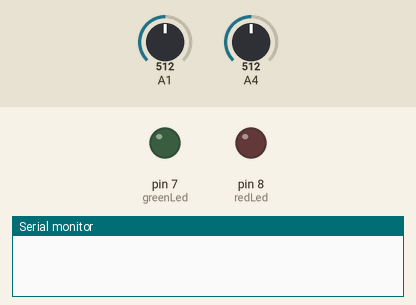
The sketch below on a simulated Arduino Uno, built for the host (arithmetic inside an expression is 32-bit, double 64-bit). Shown: output pins drawn as LEDs (lit = HIGH), the last lines printed to the serial monitor. The test bench sets the inputs (shaded band); at power-on: A1 = 512, A4 = 512. WiFi joins after 1.5 s; servers stay silent unless stated; uploads are accepted with an empty reply.

Above: at 1.6 s.
At 10.3 s:
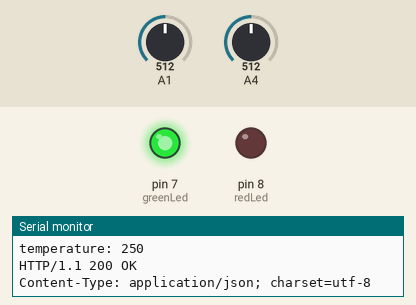
Timing chart, 0 to 11.8 s (numbered marks = the images above):
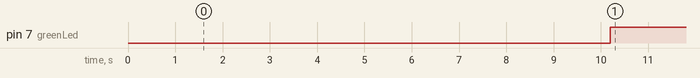

The sketch:

cosm_Light_Temp_csv.ino
```cpp
 /*
  Cosm sensor client

 This sketch connects an analog sensor to Cosm (http://www.cosm.com)
 using a Wiznet Ethernet shield. You can use the Arduino Ethernet shield, or
 the Adafruit Ethernet shield, either one will work, as long as it's got
 a Wiznet Ethernet module on board.

 This example has been updated to use version 2.0 of the Cosm.com API.
 To make it work, create a feed with a datastream, and give it the ID
 sensor1. Or change the code below to match your feed.


 Circuit:
 * Analog sensor attached to analog in 0
 * Ethernet shield attached to pins 10, 11, 12, 13

 created 15 March 2010
 updated 16 Mar 2012
 by Tom Igoe with input from Usman Haque and Joe Saavedra

http://arduino.cc/en/Tutorial/PachubeClient
 This code is in the public domain.

 */

#include <SPI.h>
#include <Ethernet.h>

#define APIKEY         "XXXXXXXXXXX" // your cosm api key
#define FEEDID         66484 // your feed ID
#define USERAGENT      "Cosm Arduino Example (66484)" // user agent is the project name

// assign a MAC address for the ethernet controller.
// Newer Ethernet shields have a MAC address printed on a sticker on the shield
// fill in your address here:
byte mac[] = { 0xDE, 0xAD, 0xBE, 0xEF, 0xFE, 0xED};

// fill in an available IP address on your network here,
// for manual configuration:
IPAddress ip(10,0,1,20);
// initialize the library instance:
EthernetClient client;

// if you don't want to use DNS (and reduce your sketch size)
// use the numeric IP instead of the name for the server:
IPAddress server(216,52,233,121);      // numeric IP for api.cosm.com
//char server[] = "api.cosm.com";   // name address for cosm API

unsigned long lastConnectionTime = 0;          // last time you connected to the server, in milliseconds
boolean lastConnected = false;                 // state of the connection last time through the main loop
const unsigned long postingInterval = 10*1000; //delay between updates to Cosm.com

int redLed = 8; // led 8
int greenLed = 7;

void setup() {
  // start serial port:
  Serial.begin(9600);
 // start the Ethernet connection:
  if (Ethernet.begin(mac) == 0) {
    Serial.println("Failed to configure Ethernet using DHCP");
    // DHCP failed, so use a fixed IP address:
    Ethernet.begin(mac, ip);
  }

  pinMode(redLed, OUTPUT);
  pinMode(greenLed, OUTPUT);
}

void loop() {
  // read the analog sensor:
  int sensorReading = analogRead(A1);
  int tempReading = analogRead(A4);

  // if there's incoming data from the net connection.
  // send it out the serial port.  This is for debugging
  // purposes only:
  if (client.available()) {
    char c = client.read();
    Serial.print(c);
  }

  // if there's no net connection, but there was one last time
  // through the loop, then stop the client:
  if (!client.connected() && lastConnected) {
    Serial.println();
    Serial.println("disconnecting.");
    client.stop();
  }

  // if you're not connected, and ten seconds have passed since
  // your last connection, then connect again and send data:
  if(!client.connected() && (millis() - lastConnectionTime > postingInterval)) {
    sendData(sensorReading, tempReading);
  }
  // store the state of the connection for next time through
  // the loop:
  lastConnected = client.connected();
}

// this method makes a HTTP connection to the server:
void sendData(int lightData, int tempData) {

  //convert temperature!
  tempData = (5.0*tempData*100.0)/1024.0;

  // if there's a successful connection:
  if (client.connect(server, 80)) {
    Serial.println("connecting...");
    // send the HTTP PUT request:
    client.print("PUT /v2/feeds/");
    client.print(FEEDID);
    client.println(".csv HTTP/1.1");
    client.println("Host: api.cosm.com");
    client.print("X-ApiKey: ");
    client.println(APIKEY);
    client.print("User-Agent: ");
    client.println(USERAGENT);
    client.print("Content-Length: ");

    // calculate the length of the sensor reading in bytes:
    // 8 bytes for "sensor1," + number of digits of the data:
    int thisLength = 8 + getLength(lightData) + 8 + getLength(tempData);
    client.println(thisLength);

    // last pieces of the HTTP PUT request:
    client.println("Content-Type: text/csv");
    client.println("Connection: close");
    client.println();

    // here's the actual content of the PUT request:
      client.print("light, ");
      client.println(lightData);
      client.print("temperature, ");
      client.println(tempData);

      Serial.print("light: ");
      Serial.println(lightData);
      Serial.print("temperature: ");
      Serial.println(tempData);

    //here's the green led blinking --> means everything worked well

      digitalWrite(greenLed, HIGH);
      digitalWrite(redLed, LOW);
  }
  else {
    // if you couldn't make a connection:
    Serial.println("connection failed");
    Serial.println();
    Serial.println("disconnecting.");

    Serial.print("light: ");
    Serial.println(lightData);
    Serial.print("temperature: ");
    Serial.println(tempData);

    //here's the red led blinking --> means error happened!

    digitalWrite(redLed, HIGH);
    digitalWrite(greenLed, LOW);

    client.stop();
  }
   // note the time that the connection was made or attempted:
  lastConnectionTime = millis();
}


// This method calculates the number of digits in the
// sensor reading.  Since each digit of the ASCII decimal
// representation is a byte, the number of digits equals
// the number of bytes:

int getLength(int someValue) {
  // there's at least one byte:
  int digits = 1;
  // continually divide the value by ten,
  // adding one to the digit count for each
  // time you divide, until you're at 0:
  int dividend = someValue /10;
  while (dividend > 0) {
    dividend = dividend /10;
    digits++;
  }
  // return the number of digits:
  return digits;
}
```

Measured:
- by itself, pin 7 (greenLed): LOW → HIGH at 10.2 s
